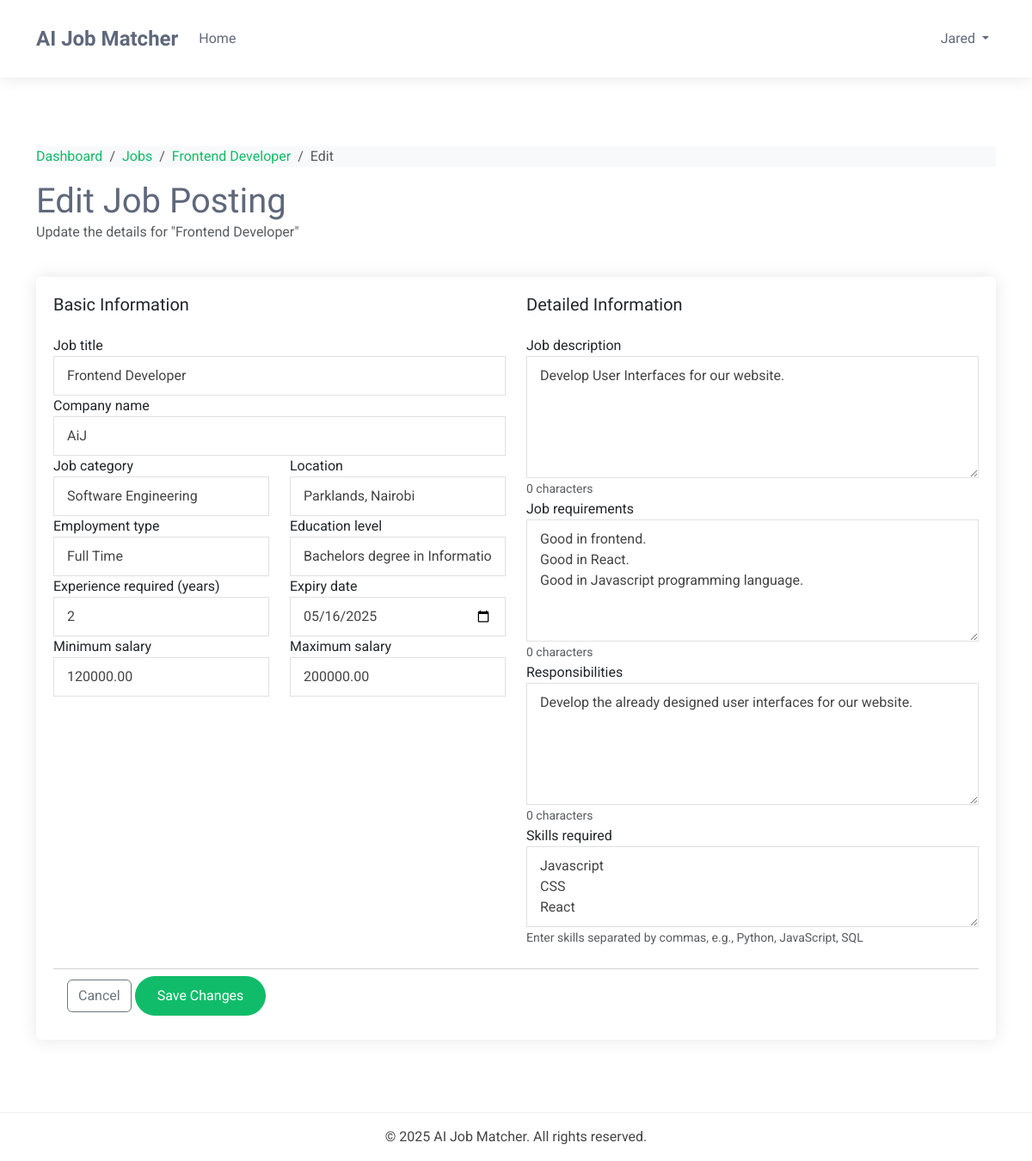
Page /dashboards/recruiter/jobs/28/edit/ (signed in) on the earlier database version.
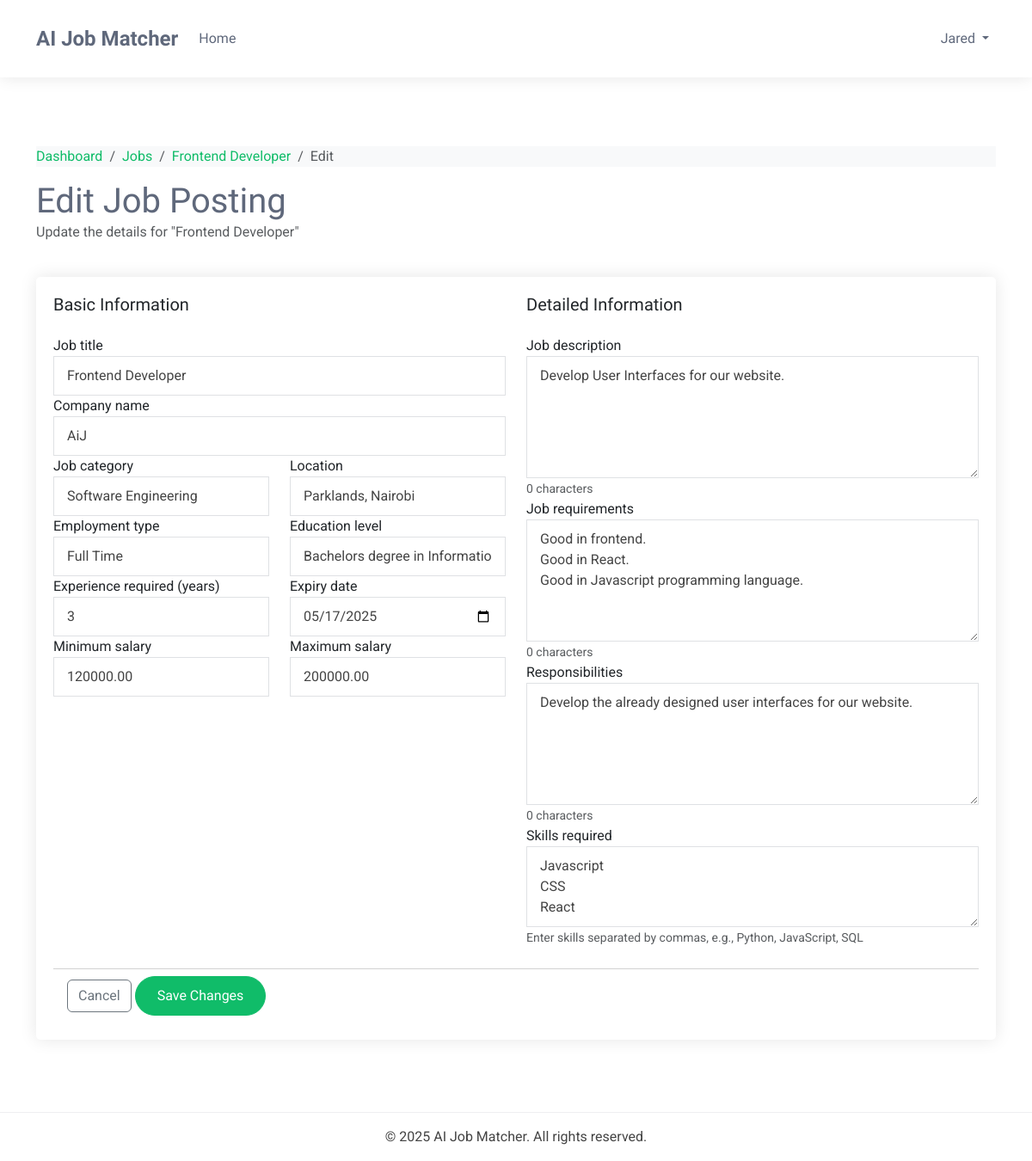
Same page on the later database version.
### dashboards/models.py (models this page shows, shortened)
class BaseModel(models.Model):
    created_at = models.DateTimeField(auto_now_add=True)
    updated_at = models.DateTimeField(auto_now=True)
    class Meta:
        abstract = True

class JobPosting(BaseModel):
    STATUS_CHOICES = (
        ('active', 'Active'),
        ('filled', 'Filled'),
        ('expired', 'Expired'),
        ('draft', 'Draft'),
    )
    recruiter = models.ForeignKey(Recruiter, on_delete=models.CASCADE, related_name='job_postings')
    title = models.CharField(_('job title'), max_length=255)
    company_name = models.CharField(_('company name'), max_length=255)
    category = models.CharField(_('job category'), max_length=100)
    description = models.TextField(_('job description'))
    requirements = models.TextField(_('job requirements'))
    responsibilities = models.TextField(_('responsibilities'))
    location = models.CharField(_('location'), max_length=255)
    salary_min = models.DecimalField(_('minimum salary'), max_digits=12, decimal_places=2, null=True, blank=True)
    salary_max = models.DecimalField(_('maximum salary'), max_digits=12, decimal_places=2, null=True, blank=True)
    experience_required = models.PositiveIntegerField(_('experience required (years)'), default=0)
    education_level = models.CharField(_('education level'), max_length=100)
    employment_type = models.CharField(_('employment type'), max_length=50)
    status = models.CharField(_('status'), max_length=20, choices=STATUS_CHOICES, default='active')
    expiry_date = models.DateField(_('expiry date'), default=timezone.now)
    skills_required = models.TextField(_('skills required'))
    embedding_vector = models.BinaryField(_('job embedding vector'), null=True, blank=True)
    class Meta:
        ordering = ['-created_at']
        verbose_name = _('Job Posting')
        verbose_name_plural = _('Job Postings')

### dashboards/views.py (the view)
# urls.py: path('recruiter/jobs/<int:job_id>/edit/', views.edit_job, name='edit_job'),
@login_required
@user_passes_test(is_recruiter)
def edit_job(request, job_id):
    job_posting = get_object_or_404(JobPosting, id=job_id, recruiter=request.user.recruiter)
    if request.method == 'POST':
        form = JobPostingForm(request.POST, instance=job_posting)
        if form.is_valid():
            job_posting = form.save()
            try:
                update_job_matches(job_posting)
            except Exception as e:
                messages.warning(request, f"Job updated but AI matching had an error: {str(e)}")
            messages.success(request, "Job posting updated successfully!")
            return redirect('dashboards:job_detail', job_id=job_posting.id)
    else:
        form = JobPostingForm(instance=job_posting)
    context = {
        'form': form,
        'job': job_posting,
    }
    return render(request, 'dashboards/edit_job.html', context)

### dashboards/forms.py
class JobPostingForm(forms.ModelForm):
    expiry_date = forms.DateField(
        widget=forms.DateInput(attrs={'type': 'date'}),
        help_text="The date when this job posting should expire"
    )
    class Meta:
        model = JobPosting
        exclude = ['recruiter', 'embedding_vector', 'status']
        widgets = {
            'description': forms.Textarea(attrs={'rows': 5}),
            'requirements': forms.Textarea(attrs={'rows': 5}),
            'responsibilities': forms.Textarea(attrs={'rows': 5}),
            'skills_required': forms.Textarea(attrs={'rows': 3}),
            'category': forms.TextInput(attrs={'placeholder': 'Enter job category'}),
        }

### dashboards/views.py (called while the page is built)
def is_recruiter(user):
    return user.is_authenticated and user.role == 'Recruiter'

### templates/dashboards/edit_job.html (shortened to what the changed rows need)
{% extends 'dashboards/base.html' %}
{% load static %}
{% load widget_tweaks %}
{% block content %}
<div class="container py-4">
    <div class="row mb-4">
        <div class="col">
            <nav aria-label="breadcrumb">
                <ol class="breadcrumb bg-light">
                    <li class="breadcrumb-item"><a href="{% url 'dashboards:job_detail' job.id %}">{{ job.title }}</a></li>
                </ol>
            </nav>
            <h1 class="mb-0">Edit Job Posting</h1>
            <p class="text-muted">Update the details for "{{ job.title }}"</p>
        </div>
    </div>
    <div class="card">
        <div class="card-body">
            <form method="post" novalidate>
                <div class="row">
                    <div class="col-md-6">
                        <div class="form-group">
                            <label for="{{ form.title.id_for_label }}">{{ form.title.label }}</label>
                            {{ form.title|add_class:"form-control" }}
                        </div>
                        <div class="form-group">
                            <label for="{{ form.company_name.id_for_label }}">{{ form.company_name.label }}</label>
                            {{ form.company_name|add_class:"form-control" }}
                        </div>
                        <div class="row">
                            <div class="col-md-6">
                                <div class="form-group">
                                    <label for="{{ form.category.id_for_label }}">{{ form.category.label }}</label>
                                    {{ form.category|add_class:"form-control" }}
                                </div>
                            </div>
                            <div class="col-md-6">
                                <div class="form-group">
                                    <label for="{{ form.location.id_for_label }}">{{ form.location.label }}</label>
                                    {{ form.location|add_class:"form-control" }}
                                </div>
                            </div>
                        </div>
                        <div class="row">
                            <div class="col-md-6">
                                <div class="form-group">
                                    <label for="{{ form.employment_type.id_for_label }}">{{ form.employment_type.label }}</label>
                                    {{ form.employment_type|add_class:"form-control" }}
                                </div>
                            </div>
                            <div class="col-md-6">
                                <div class="form-group">
                                    <label for="{{ form.education_level.id_for_label }}">{{ form.education_level.label }}</label>
                                    {{ form.education_level|add_class:"form-control" }}
                                </div>
                            </div>
                        </div>
                        <div class="row">
                            <div class="col-md-6">
                                <div class="form-group">
                                    <label for="{{ form.experience_required.id_for_label }}">{{ form.experience_required.label }}</label>
                                    {{ form.experience_required|add_class:"form-control" }}
                                </div>
                            </div>
                            <div class="col-md-6">
                                <div class="form-group">
                                    <label for="{{ form.expiry_date.id_for_label }}">{{ form.expiry_date.label }}</label>
                                    {{ form.expiry_date|add_class:"form-control" }}
                                </div>
                            </div>
                        </div>
                        <div class="row">
                            <div class="col-md-6">
                                <div class="form-group">
                                    <label for="{{ form.salary_min.id_for_label }}">{{ form.salary_min.label }}</label>
                                    {{ form.salary_min|add_class:"form-control" }}
                                </div>
                            </div>
                            <div class="col-md-6">
                                <div class="form-group">
                                    <label for="{{ form.salary_max.id_for_label }}">{{ form.salary_max.label }}</label>
                                    {{ form.salary_max|add_class:"form-control" }}
                                </div>
                            </div>
                        </div>
                    </div>
                    <div class="col-md-6">
                        <div class="form-group">
                            <label for="{{ form.description.id_for_label }}">{{ form.description.label }}</label>
                            {{ form.description|add_class:"form-control" }}
                            <small class="form-text text-muted char-counter">0 characters</small>
                        </div>
                        <div class="form-group">
                            <label for="{{ form.requirements.id_for_label }}">{{ form.requirements.label }}</label>
                            {{ form.requirements|add_class:"form-control" }}
                            <small class="form-text text-muted char-counter">0 characters</small>
                        </div>
                        <div class="form-group">
                            <label for="{{ form.responsibilities.id_for_label }}">{{ form.responsibilities.label }}</label>
                            {{ form.responsibilities|add_class:"form-control" }}
                            <small class="form-text text-muted char-counter">0 characters</small>
                        </div>
                        <div class="form-group">
                            <label for="{{ form.skills_required.id_for_label }}">{{ form.skills_required.label }}</label>
                            {{ form.skills_required|add_class:"form-control" }}
                            <small class="form-text text-muted">Enter skills separated by commas, e.g., Python, JavaScript, SQL </small>
                        </div>
                    </div>
                </div>
            </form>
        </div>
    </div>
</div>
{% endblock %}

Differences in the rows shown:
changed JobPosting "Frontend Developer": experience_required "2" → "3"; expiry_date "05/16/2025" → "05/17/2025"
